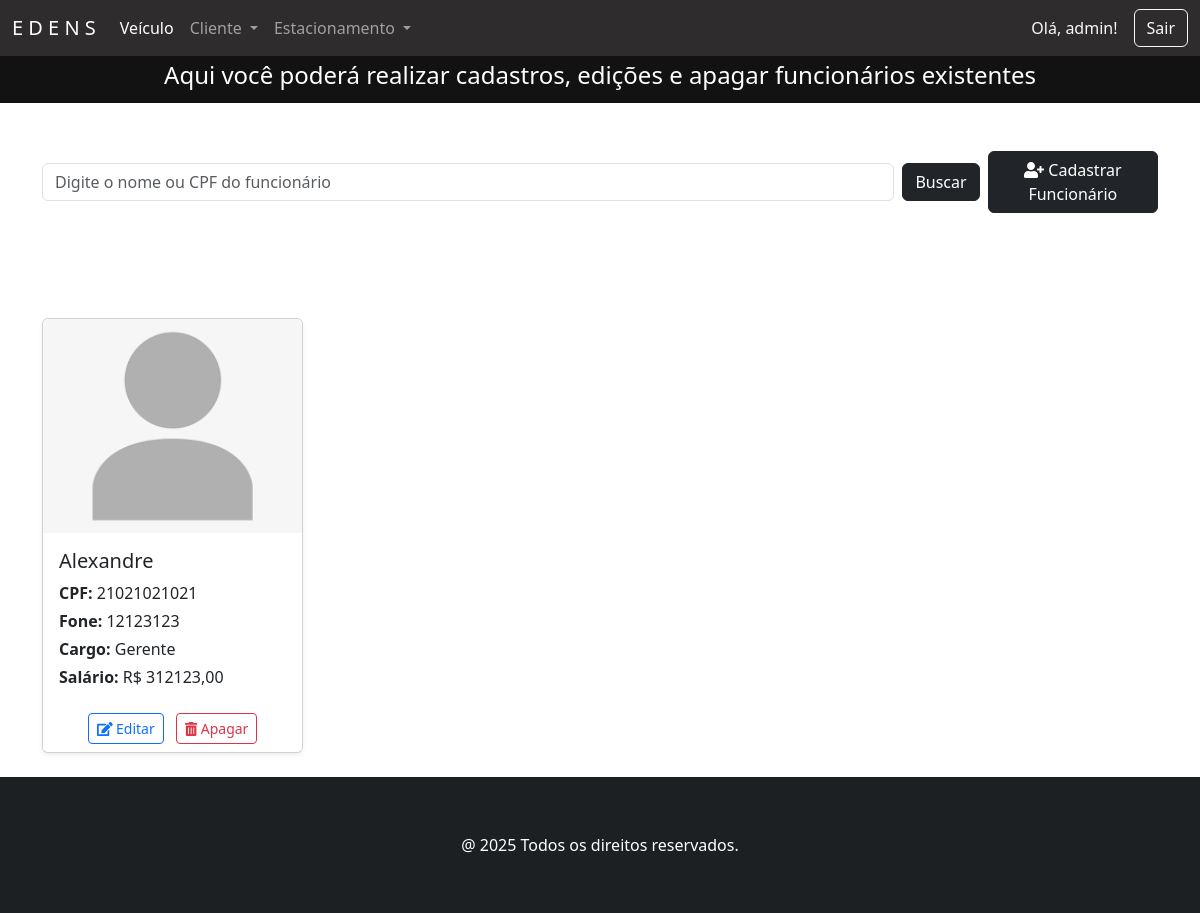
The page /funcionarios/ (signed in) on the database as committed earlier.
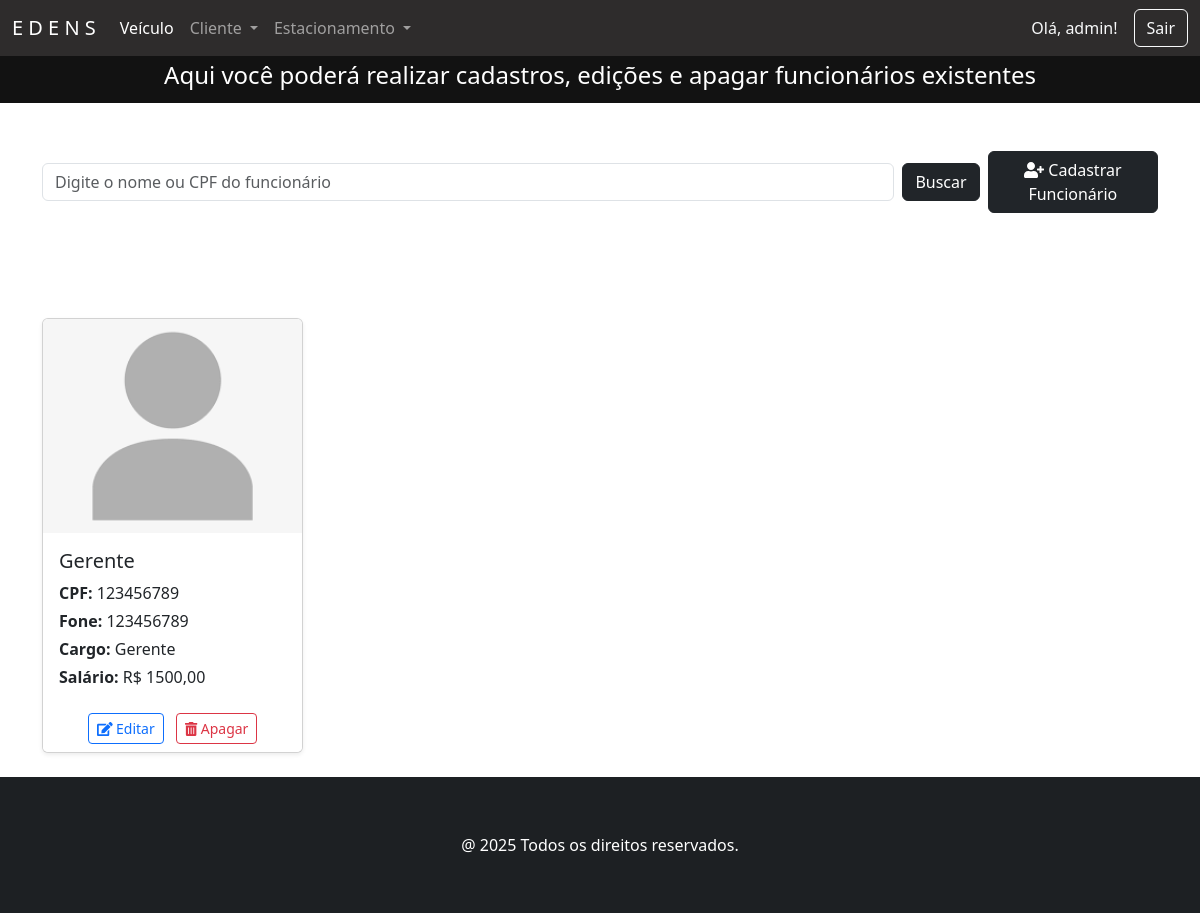
The same page on the database as committed later.
### funcionarios/models.py (models this page shows, shortened)
class Funcionario(models.Model):
    idFuncionario = models.AutoField(primary_key=True, verbose_name='ID Estadia')
    nome = models.CharField('Nome', max_length=50, help_text='Nome completo')
    cpf = models.CharField('CPF', max_length=11, help_text='CPF completo', unique=True)
    fone = models.CharField('Fone', max_length=11, help_text='Número de telefone', unique=True)
    cargo = models.CharField('Cargo', max_length=20, choices=CARGO_CHOICES)
    salario = models.DecimalField('Salário', max_digits=10, decimal_places=2, help_text='Salário do funcionário')
    foto = StdImageField(upload_to='media/', variations={'thumb': {'width': 150, 'height': 150, 'crop': True}}, blank=True, null=True, verbose_name="Foto")
    class Meta:
        verbose_name = 'Funcionário'
        verbose_name_plural = 'Funcionários'

### funcionarios/views.py (the view)
# urls.py: path('funcionarios/', FuncionarioView.as_view(), name='funcionarios'),
class FuncionarioView(PermissionRequiredMixin, ListView):
    permission_required = 'funcionarios.view_funcionario'
    permission_denied_message = 'Visualizar funcionario'
    model = Funcionario
    template_name = 'funcionarios.html'
    def get_queryset(self):
        buscar = self.request.GET.get('buscar')
        qs = super(FuncionarioView, self).get_queryset()
        if buscar:
            qs = qs.filter(
                Q(nome__icontains=buscar) |
                Q(cpf__icontains=buscar)
            )
        if qs.count() > 0:
            paginator = Paginator(qs, 10)
            listagem = paginator.get_page(self.request.GET.get('page'))
            return listagem
        else:
            return messages.info(self.request, 'Não existem funcionarios cadastrados.')

### funcionarios/templates/funcionarios.html (shortened to what this page needs)
{% extends 'principal.html' %}
{% load django_bootstrap5 %}
{% load static %}
{% block content %}
<div class="contaier-flex text-center text-white" style="background-color: #121212; padding: 5px">
    <h4>Aqui você poderá realizar cadastros, edições e apagar funcionários existentes</h4>
</div>
<section class="section">
    <div class="container mb-5 mt-5">
        <form action="" method="GET" class="d-flex justify-content-start align-items-center gap-2">
            <input class="form-control" type="text" name="buscar" value="{{ request.GET.buscar }}"
                   placeholder="Digite o nome ou CPF do funcionário" style="max-width: 900px;">
            <button type="submit" class="btn btn-dark">Buscar</button>
            <a href="{% url 'funcionario_adicionar' %}" class="btn btn-dark">
                <i class="fas fa-user-plus"></i> Cadastrar Funcionário
            </a>
        </form>
    </div>
</section>
{% if object_list %}
<div class="container">
    <h3 class="text-center text-white mb-4">Funcionários Cadastrados</h3>
    <div class="row row-cols-1 row-cols-sm-2 row-cols-md-3 row-cols-lg-4 g-4">
        {% for funcionario in object_list %}
        <div class="col">
            <div class="card h-100 shadow-sm">
                {% if funcionario.foto %}
                <img src="{{ funcionario.foto.thumb.url }}" class="card-img-top" alt="{{ funcionario.nome }}">
                {% else %}
                <img src="{% static 'img/placeholder.png' %}" class="card-img-top" alt="Sem imagem">
                {% endif %}
                <div class="card-body">
                    <h5 class="card-title">{{ funcionario.nome }}</h5>
                    <p class="card-text mb-1"><strong>CPF:</strong> {{ funcionario.cpf }}</p>
                    <p class="card-text mb-1"><strong>Fone:</strong> {{ funcionario.fone }}</p>
                    <p class="card-text mb-1"><strong>Cargo:</strong> {{ funcionario.cargo }}</p>
                    <p class="card-text"><strong>Salário:</strong> R$ {{ funcionario.salario }}</p>
                </div>
                <div class="card-footer text-center bg-white border-top-0">
                    <a href="{% url 'funcionario_editar' funcionario.pk %}" class="btn btn-sm btn-outline-primary me-2">
                        <i class="fas fa-edit"></i> Editar
                    </a>
                    <a href="{% url 'funcionario_apagar' funcionario.pk %}" class="btn btn-sm btn-outline-danger">
                        <i class="fas fa-trash-alt"></i> Apagar
                    </a>
                </div>
            </div>
        </div>
        {% endfor %}
    </div>
</div>
{% else %}
    <p class="text-center mt-4 text-white">Nenhum funcionário encontrado.</p>
{% endif %}
{% endblock %}

Rows that differ between the two databases and show on the page:
removed Funcionario: nome "Alexandre", cpf "21021021021", fone "12123123", cargo "Gerente", salario "312123,00"
added Funcionario: nome "Gerente", cpf "123456789", fone "123456789", cargo "Gerente", salario "1500,00"
